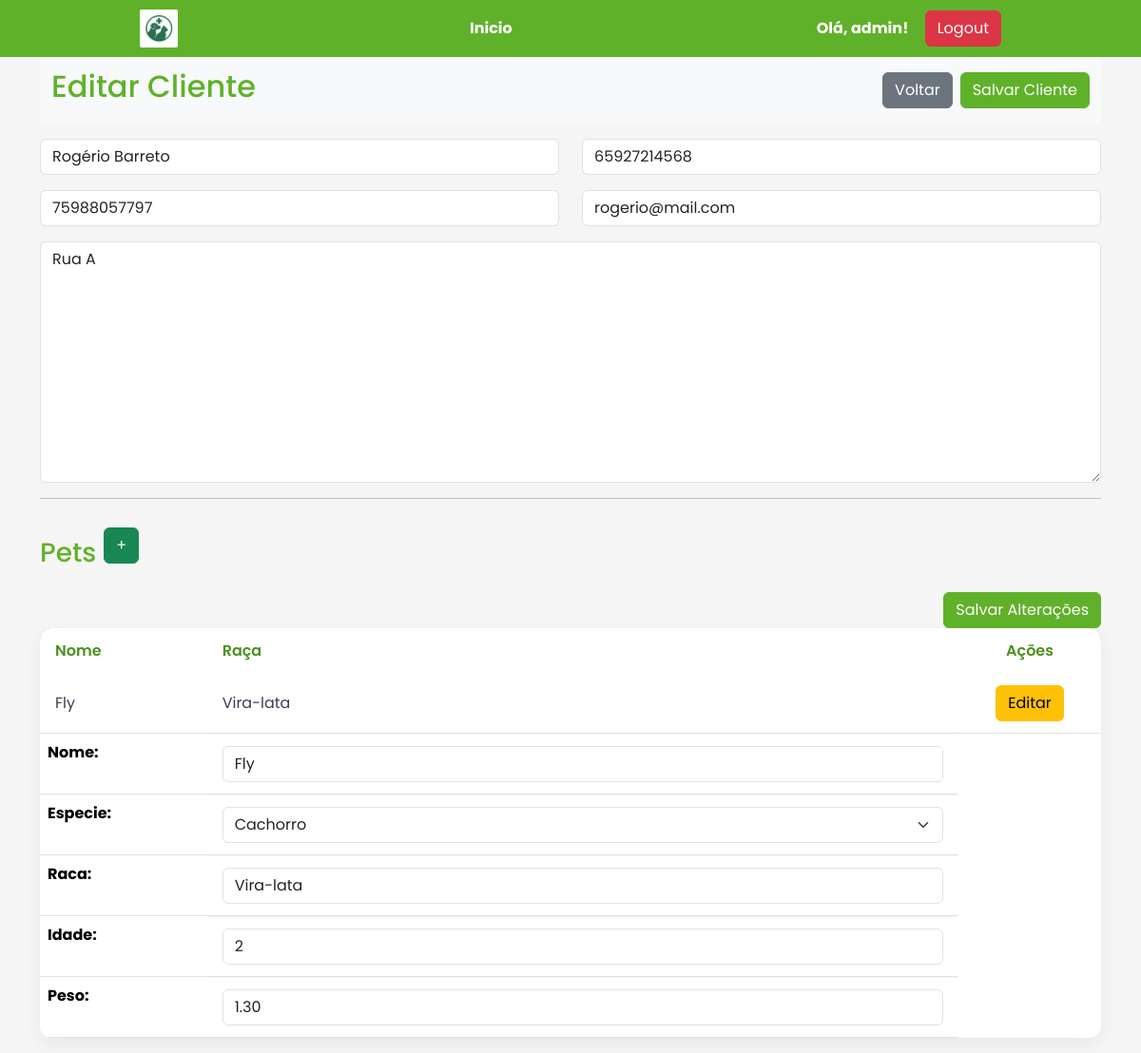
Screenshot of /clientes/1/edit/ (signed in) with the database file from the repository.
### core/models.py (models this page shows, shortened)
class Cliente(models.Model):
    usuario = models.OneToOneField(User,
                                   on_delete=models.CASCADE,
                                   related_name='cliente', null=True)
    nome = models.CharField(max_length=100)
    cpf = models.CharField(max_length=11, blank=True, null=True)
    telefone = models.CharField(max_length=15)
    email = models.EmailField()
    endereco = models.TextField()

class Animal(models.Model):
    ESPECIES = [
        ('C', 'Cachorro'),
        ('G', 'Gato'),
        ('O', 'Outros'),
    ]
    nome = models.CharField(max_length=100)
    especie = models.CharField(max_length=1, choices=ESPECIES)
    raca = models.CharField(max_length=100)
    idade = models.PositiveIntegerField(null=True, blank=True)
    peso = models.DecimalField(max_digits=5, decimal_places=2, null=True, blank=True)
    dono = models.ForeignKey(Cliente, on_delete=models.CASCADE, related_name='animais')

### core/views.py (the view)
# urls.py: path('clientes/<int:pk>/edit/', views.edit_cliente, name='edit_cliente'),
@login_required(login_url='login')
def edit_cliente(request, pk):
    cliente = get_object_or_404(Cliente, pk=pk)
    animais = cliente.animais.all()
    form_pet = AnimalForm()
    if request.method == 'POST':
        form = ClienteForm(request.POST, instance=cliente)
        if form.is_valid():
            form.save()
            return redirect('lista_clientes')
    else:
        form = ClienteForm(instance=cliente)
        forms_pet = {}
        for animal in animais:
            forms_pet[animal.id] = AnimalForm(instance=animal)
        print(forms_pet)
    return render(request, 'cliente/edit_cliente.html', {
        'form': form,
        'cliente': cliente,
        'animais': animais,
        'form_pet': form_pet,  # Add Pet
        'forms_pet': forms_pet  # Edit Pet
    })

### core/forms.py (shortened to what this page needs)
class ClienteForm(forms.ModelForm):
    class Meta:
        model = Cliente
        fields = ['nome', 'cpf', 'telefone', 'email', 'endereco']
    def __init__(self, *args, **kwargs):
        super().__init__(*args, **kwargs)
        for field in self.fields.values():
            field.widget.attrs.update({'class': 'form-control'})

class AnimalForm(forms.ModelForm):
    class Meta:
        model = Animal
        fields = ['nome', 'especie', 'raca', 'idade', 'peso']
        widgets = {
            'nome': forms.TextInput(attrs={'class': 'form-control'}),
            'idade': forms.NumberInput(attrs={'class': 'form-control'}),
            'especie': forms.Select(attrs={'class': 'form-select'}),
            'raca': forms.TextInput(attrs={'class': 'form-control'}),
            'peso': forms.NumberInput(attrs={'class': 'form-control'}),
        }

### core/templatetags/custom_tags.py (called while the page is built)
@register.filter
def get_item(dictionary, key):
    return dictionary.get(key)

### templates/cliente/edit_cliente.html (shortened to what this page needs)
{% extends 'base.html' %}
{% load custom_tags %}
{% block content %}
<form method="post">
     <div class="page-header">
        <h2 class="page-title">Editar Cliente</h2>
        <div class="d-flex align-items-center gap-2">
            <button type="button" onclick="window.history.back()" class="btn btn-secondary">Voltar</button>
            <button type="submit" class="btn btn-primary">Salvar Cliente</button>
        </div>
    </div>
    <div class="row">
        <div class="col-md-6 mb-3">
            {{ form.nome }}
        </div>
        <div class="col-md-6 mb-3">
            {{ form.cpf }}
        </div>
        <div class="col-md-6 mb-3">
            {{ form.telefone }}
        </div>
        <div class="col-md-6 mb-3">
            {{ form.email }}
        </div>
    </div>
    {{ form.endereco }}
    <hr>
</form>
<div class="d-flex align-items-center gap-2">
    <h3 class="page-title mt-4">Pets</h3>
    <button type="button" class="btn btn-success"
        data-bs-toggle="modal" data-bs-target="#animalModal">
        +
    </button>
</div>
<table class="table" id="animalTable">
    <thead>
        <tr>
            <th>Nome</th>
            <th>Raça</th>
            <th class="table-actions">Ações</th>
        </tr>
    </thead>
    <tbody>
    {% for animal in animais %}
        <tr data-animal-id="{{ animal.id }}">
            <td>{{ animal.nome }}</td>
            <td>{{ animal.raca }}</td>
            <td class="text-center">
                <button type="button"
                        class="btn btn-warning"
                        data-bs-toggle="modal"
                        data-bs-target="#animalEditModal{{ animal.id }}">
                    Editar
                </button>
            </td>
        </tr>
    <div class="modal fade" id="animalEditModal{{ animal.id }}" tabindex="-1">
        <div class="modal-dialog">
        <div class="modal-content">
            <div class="modal-body">
            <form class="animalEditForm" data-id="{{ animal.id }}">
                {{ forms_pet|get_item:animal.id }}
                <div class="mt-3 text-end">
                    <button type="submit" class="btn btn-primary">Salvar Alterações</button>
                </div>
            </form>
            </div>
        </div>
        </div>
    </div>
{% endfor %}
</table>
{% endblock %}

### templates/base.html (shortened to what this page needs)
{% load static %}
<!doctype html>
<html lang="en">
<head>
    <link href="https://cdn.jsdelivr.net/npm/bootstrap@5.3.7/dist/css/bootstrap.min.css" rel="stylesheet">
	<link href="https://cdn.jsdelivr.net/npm/fullcalendar@6.1.19/index.global.min.css" rel="stylesheet">
	<link rel="stylesheet" href="{% static 'styles.css' %}">
 	<link rel="stylesheet" href="{% static 'calendar.css' %}">
</head>
<body>
	<div class="navbar-clinica">
		<div>
			<img src="{% static 'images/logo.png' %}" alt="Veterinário" class="navbar-logo" width="40">
		</div>
		<div>
			<a class="navbar-link btn btn-transparent" href="{% url 'home' %}">Inicio</a>
		</div>
		<div>
			{% if request.user.is_authenticated %}
			<a class="navbar-link btn btn-transparent">Olá, {{ request.user.username }}!</a>
			<a class="btn btn-danger" href="{% url 'logout' %}">Logout</a>
			{% endif %}
		</div>
	</div>
	<div class="container">
	{% block content %}
	{% endblock %}
	</div>
</body>
</html>

### static/styles.css (style rules this page uses)
* { margin: 0; padding: 0; box-sizing: border-box; }
body { font-family: 'Poppins', sans-serif; background-color: #f5f5f5; }
:root { --bs-primary: #60b12a; --bs-primary-rgb: 96, 177, 42; --bs-link-color: #60b12a; }
.btn-primary { --bs-btn-bg: #60b12a; --bs-btn-border-color: #60b12a; --bs-btn-hover-bg: #4d8e22; --bs-btn-hover-border-color: #4d8e22; --bs-btn-color: #fff; --bs-btn-hover-color: #fff; --bs-btn-active-bg: #397011; --bs-btn-active-border-color: #397011; --bs-btn-active-color: #fff; }
.navbar-clinica { background-color: var(--bs-primary); height: 60px; display: flex; align-items: center; justify-content: space-around; }
.navbar-logo { max-height: 50px; background-color: white; border-radius: 5%; padding: 5px; }
.navbar-link { color: white; font-weight: bold; text-decoration: none; }
.page-title { color: var(--bs-primary); }
.page-header { display: flex; justify-content: space-between; align-items: center; background-color: #f8f9fa; padding: 0.75rem; margin-bottom: 1rem; border-radius: 0.25rem; }
.table-actions { width: 150px; text-align: center; }
.table { background: #fff; border-radius: 12px; overflow: hidden; box-shadow: 0 6px 18px rgba(15, 23, 42, 0.06); border-collapse: separate; border-spacing: 0; }
.table thead { background: var(--bs-primary); }
.table thead th { color: #4d8f22; font-weight: 600; padding: 12px 16px; border: none; vertical-align: middle; }
.table thead th:first-child { border-top-left-radius: 12px; }
.table thead th:last-child { border-top-right-radius: 12px; }
.table tbody td { padding: 12px 16px; vertical-align: middle; color: #374151; border-top: none; background: transparent; }
.table tbody tr+tr td { border-top: 1px solid rgba(15, 23, 42, 0.04); }
.table tbody tr { transition: background .18s ease, transform .12s ease; }

### rows the page displays
Cliente: nome "Rogério Barreto", cpf "65927214568", telefone "75988057797", email "rogerio@mail.com", endereco "Rua A"
Animal: nome "Fly", raca "Vira-lata", especie "Cachorro", idade "2", peso "1.30"

### other values shown
{{ request.user.username }} "admin"
